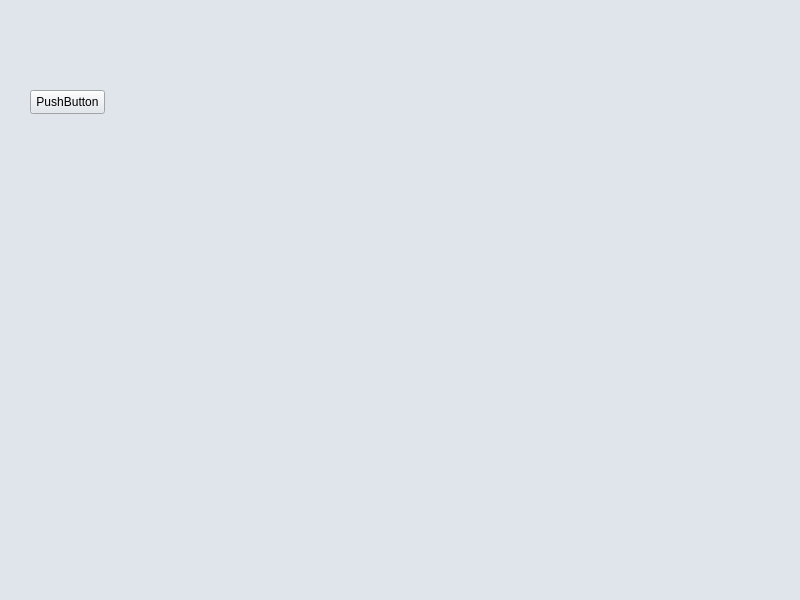
<?xml version="1.0" encoding="UTF-8"?>
<ui version="4.0">
 <class>MainWindow</class>
 <widget class="QMainWindow" name="MainWindow">
  <property name="geometry">
   <rect>
    <x>0</x>
    <y>0</y>
    <width>800</width>
    <height>600</height>
   </rect>
  </property>
  <property name="windowTitle">
   <string>MainWindow</string>
  </property>
  <property name="styleSheet">
   <string notr="true">background-color: #E0E5EC;</string>
  </property>
  <widget class="QWidget" name="centralwidget">
   <widget class="QPushButton" name="pushButton">
    <property name="geometry">
     <rect>
      <x>30</x>
      <y>90</y>
      <width>75</width>
      <height>24</height>
     </rect>
    </property>
    <property name="text">
     <string>PushButton</string>
    </property>
   </widget>
  </widget>
  <widget class="QMenuBar" name="menubar">
   <property name="geometry">
    <rect>
     <x>0</x>
     <y>0</y>
     <width>800</width>
     <height>22</height>
    </rect>
   </property>
  </widget>
  <widget class="QStatusBar" name="statusbar"/>
 </widget>
 <resources/>
 <connections/>
</ui>
